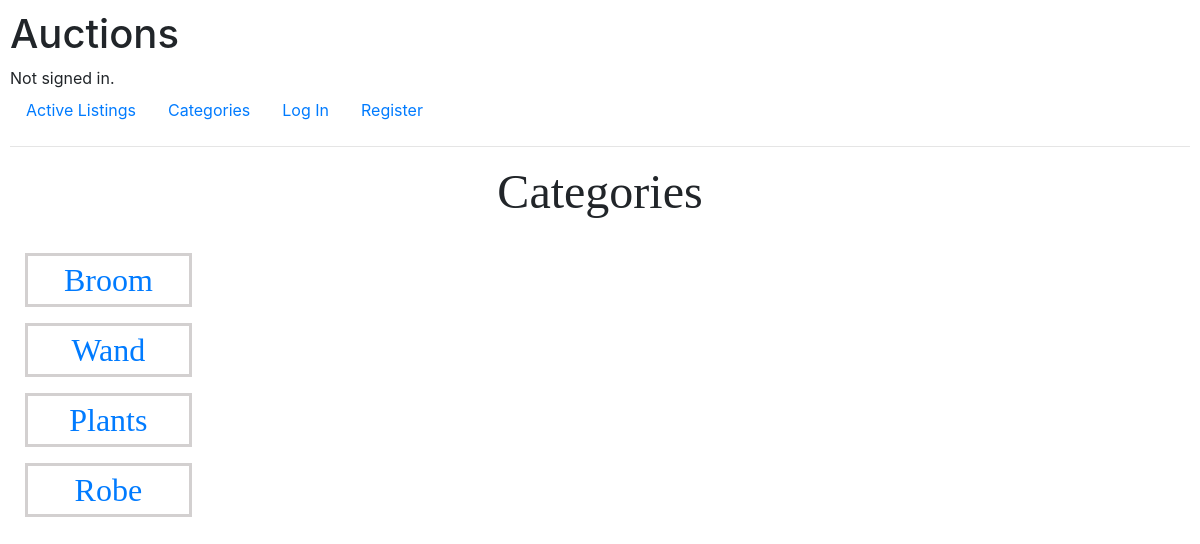
The page /categories on the database as committed earlier.
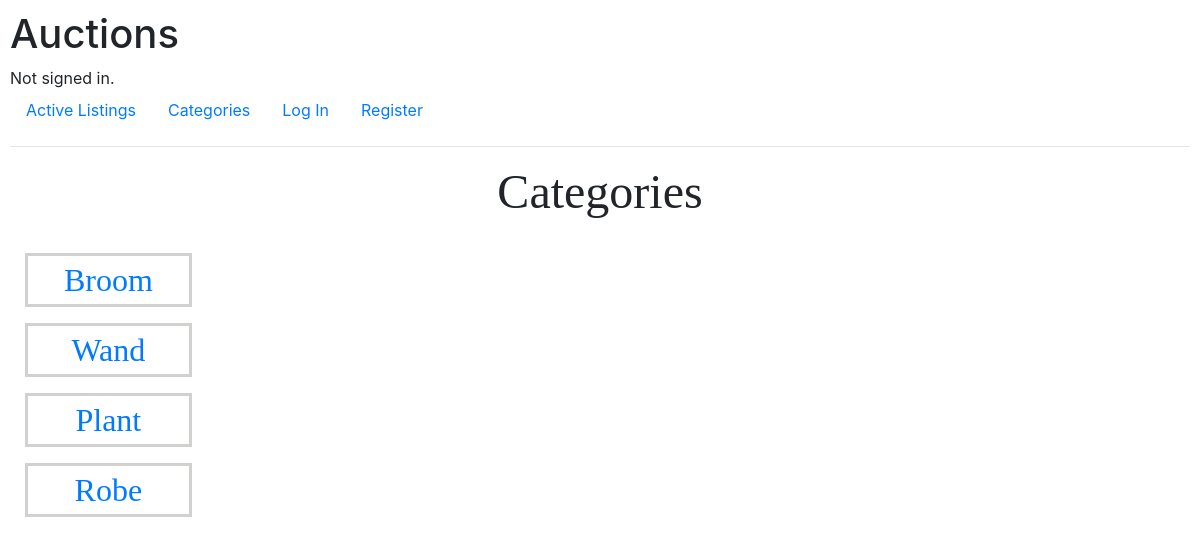
The same page on the database as committed later.
### auctions/models.py (models this page shows, shortened)
class Auction(models.Model):
    title = models.CharField(max_length=64)
    price = models.IntegerField()
    vendor = models.CharField(max_length=64)
    description = models.CharField(max_length=512)
    image = models.ImageField(upload_to='images',default="Empty")
    category = models.CharField(max_length=64, default="Empty")
    active = models.BooleanField(default=True)
    winner = models.CharField(max_length=64, default="Empty")

### auctions/views.py (the view)
# urls.py: path("categories", views.categories, name="categories"),
def categories(request):
    categories = Auction.objects.all()
    cat_list = []
    for category in categories:
        if category.category not in cat_list:
            cat_list.append(category.category)
    return render(request, "auctions/categories.html",{
        "cat_list" : cat_list,
    })

### auctions/templates/auctions/categories.html
{% extends "auctions/layout.html" %} {% block body %}
<h2 class="page-title">Categories</h2>
   {% for cat in cat_list %}
   <div class="col-2">
      <a href="/category/{{cat}}">
         <p class="category-item">{{cat}}</p>
        </a>
   </div>
   {% endfor %}
{% endblock %}

Rows that differ between the two databases and show on the page:
removed Auction: cat_list "Plants"
added Auction: cat_list "Plant"
